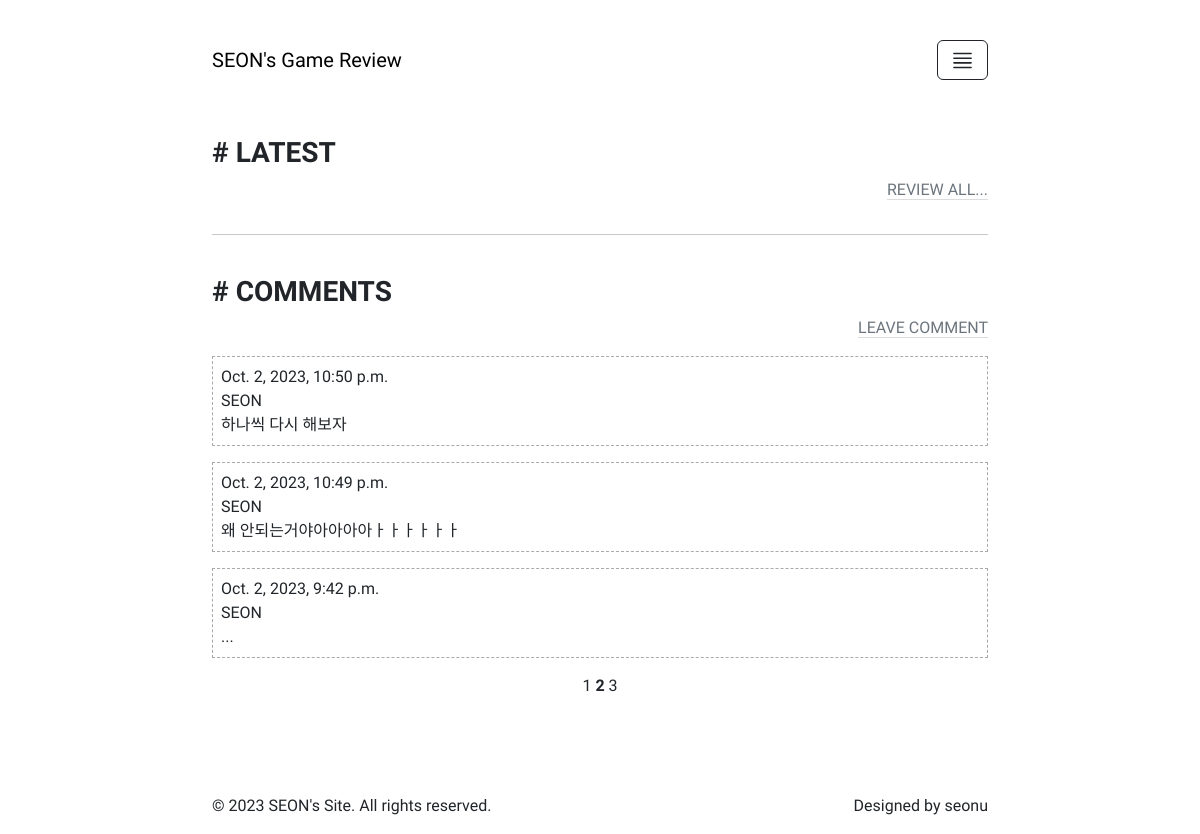
/add-comment/?page=2, run on the app's committed database.
### game/models.py (models this page shows)
class Comment(models.Model):
    author = models.CharField(max_length=100)
    text = models.TextField()
    created_at = models.DateTimeField(auto_now_add=True)

### game/views.py (the view, shortened to what this page needs)
# urls.py: path('add-comment/', CommentView.as_view(), name='add-comment'),
class CommentView(View):
    template_name = 'home/index.html'
    comments_per_page = 3
    def get(self, request):
        comments = Comment.objects.order_by('-created_at')
        page_number = request.GET.get('page', 1)
        paginator = Paginator(comments, self.comments_per_page)
        comments_page = paginator.get_page(page_number)
        comment_form = CommentForm()
        return render(request, self.template_name, {'comments_page': comments_page, 'comment_form': comment_form})

### game/templates/home/index.html (shortened to what this page needs)
{% load static %}
<!DOCTYPE html>
<html>
<head>
    <link href="https://cdn.jsdelivr.net/npm/bootstrap@5.3.2/dist/css/bootstrap.min.css" rel="stylesheet"
>
    <link rel="stylesheet" href="{% static 'css/styles.css' %}">
</head>
<body>
    <div class="container" style="padding-top: 2rem;">
        <nav class="navbar navbar-expand-lg bg-transparent">
            <div class="container-fluid" style="padding: 0;">
                <a class="navbar-brand" href="{% url 'home-index' %}">SEON's Game Review</a>
                <button class="btn btn-outline-dark" type="button" data-bs-toggle="offcanvas"
                    data-bs-target="#offcanvasWithBothOptions" aria-controls="offcanvasWithBothOptions">
                </button>
            </div>
        </nav>
    </div>
    <div class="container mt-5">
        <h3><strong># LATEST</strong></h3>
        <div class="sticky-sm-bottom">
            <p class="text-end">
                <a class="link-secondary link-offset-2 link-underline-opacity-25 link-underline-opacity-100-hover"
                    href="{% url 'review-list' %}">REVIEW ALL...</a>
            </p>
        </div>
        <div id="carouselExampleIndicators" class="carousel slide">
            <button class="carousel-control-prev" type="button" data-bs-target="#carouselExampleIndicators"
                data-bs-slide="prev">
                <span class="carousel-control-prev-icon" aria-hidden="true"></span>
            </button>
            <button class="carousel-control-next" type="button" data-bs-target="#carouselExampleIndicators"
                data-bs-slide="next">
                <span class="carousel-control-next-icon" aria-hidden="true"></span>
            </button>
        </div>
        <hr>
        <br>
        <h3><strong># COMMENTS</strong></h3>
        <div class="sticky-sm-bottom">
            <p class="text-end">
                <a class="link-secondary link-offset-2 link-underline-opacity-25 link-underline-opacity-100-hover"
                    href="#" data-bs-toggle="modal" data-bs-target="#commentModal">LEAVE COMMENT</a>
            </p>
        </div>
        {% for comment in comments_page %}
        <p class="comment">{{ comment.created_at }}<br>{{ comment.author }}<br>{{ comment.text }}</p>
        {% endfor %}
        <div class="pagination justify-content-center">
            <span class="page-links">
                {% for page in comments_page.paginator.page_range %}
                <span class="{% if page == comments_page.number %}current-page{% endif %}">
                    <a class="link-dark link-offset-2 link-underline-opacity-0" href="?page={{ page }}">
                        {% if page == comments_page.number %}
                        <b>{{ page }}</b>
                        {% else %}
                        {{ page }}
                        {% endif %}
                    </a>
                </span>
                {% endfor %}
            </span>
        </div>
    </div>
    <br><br><br><br>
    <footer>
        <div class="container">
            <div class="row">
                <div class="col-md-6">
                    <p>&copy; {% now "Y" %} SEON's Site. All rights reserved.</p>
                </div>
                <div class="col-md-6 text-end">
                    <p>Designed by seonu</p>
                </div>
            </div>
        </div>
    </footer>
</body>
</html>

### static/css/styles.css (style rules this page uses)
body { max-width: 800px; margin: 0 auto; font-family: 'Gowun Dodum', sans-serif; }
.comment { border: 1px dashed #aaaaaa; padding: 0.5rem; }

### data on the page
Comment: created_at "Oct. 2, 2023, 10:50 p.m.", author "SEON", text "하나씩 다시 해보자"
Comment: created_at "Oct. 2, 2023, 10:49 p.m.", author "SEON", text "왜 안되는거야아아아아ㅏㅏㅏㅏㅏㅏ"
Comment: created_at "Oct. 2, 2023, 9:42 p.m.", author "SEON", text "..."

### other printed values
{{ page }} "1" "3"
{{ page }} "2"
